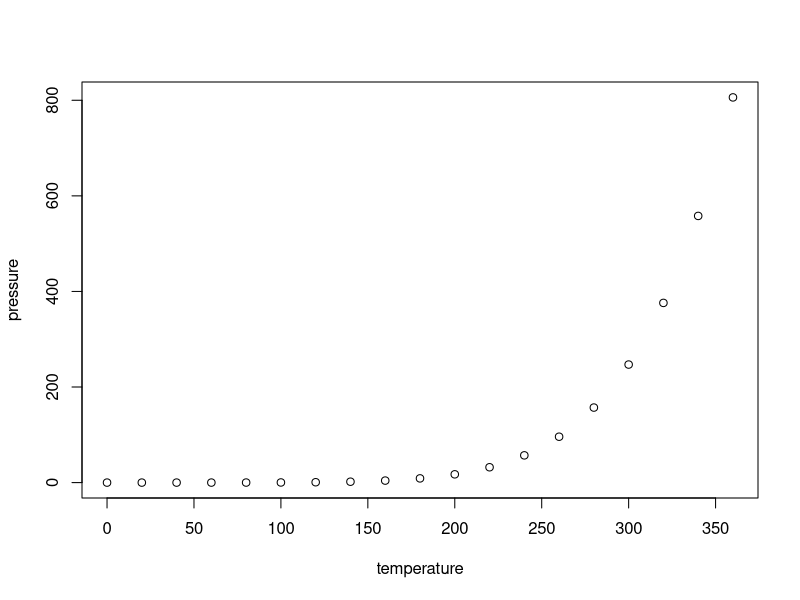
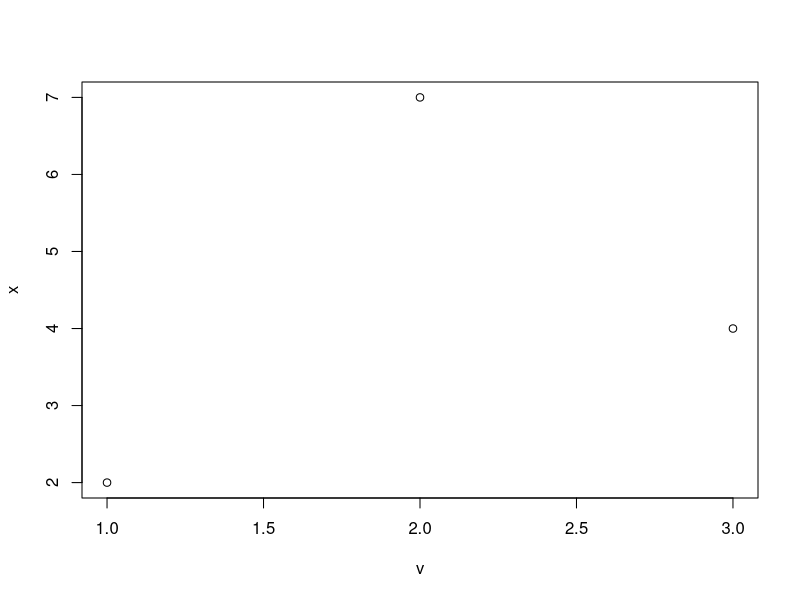

These figures' R source, in order:
## ---- chunk 1
knitr::opts_chunk$set(echo = FALSE)
## ---- chunk 2
plot(pressure)
## ---- chunk 3
v=c(1,2,3)
x=c(2,7,4)
plot(v,x)
